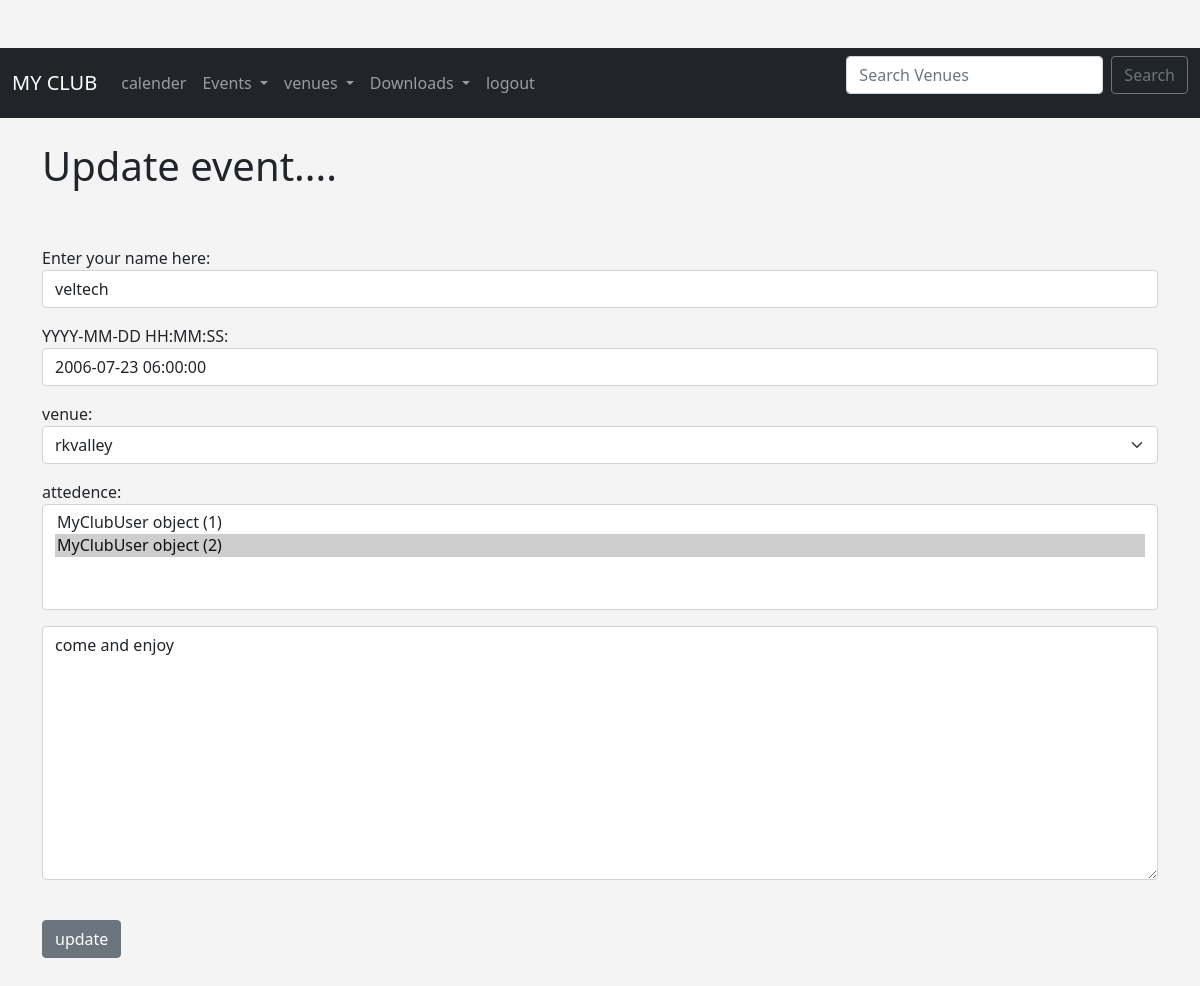
Page /update_event/6 (signed in) on the committed database.
### events/models.py (models this page shows, shortened)
class Event(models.Model):
	name=models.CharField('Event Name',max_length=120)
	eventdate=models.DateTimeField('Event Date')
	venue=models.ForeignKey(Venue,blank=True,null=True,on_delete=models.CASCADE)
	manager=models.ForeignKey(User,blank=True,null=True,on_delete=models.SET_NULL)
	description=models.TextField(blank=True)
	attedence=models.ManyToManyField( MyClubUser,blank=True,)

class Venue(models.Model):
	name=models.CharField('Venue Name',max_length=120)
	address=models.CharField(max_length=300)
	zipcode=models.CharField('zip code',max_length=15)
	phone=models.CharField('Contact phone',max_length=25,blank=True)
	web=models.URLField('Website Address',blank=True)
	emailaddress=models.EmailField('Email Address',blank=True)
	owner=models.IntegerField("Venue Owner",blank=False,default=1)#admin user no=2
	venueimage=models.ImageField(null=True,blank=True,upload_to="images/")
	def __str__(self):
		return self.name

### events/views.py (the view)
# urls.py: path('update_event/<event_id>',views.update_event,name="update-event"),
def update_event(request,event_id):
	event=Event.objects.get(pk=event_id)
	if request.user.is_superuser:
		form=EventFormAdmin(request.POST or None,instance=event)
	else:
		form=EventForm(request.POST or None,instance=event)
	if form.is_valid():
		form.save()
		return redirect('list-events')
	return render(request,"events/update_event.html",
		{'event':event,
		"form":form})

### events/forms.py
class EventForm(ModelForm):
	class Meta:
		model=Event
		fields=('name','eventdate','venue','attedence','description')
		labels={
			'name':'Enter your name here',
			"eventdate":'YYYY-MM-DD HH:MM:SS',
			"venue":'venue',
			"attedence":'attedence',
			"description":'',
		}
		widgets={
			'name':forms.TextInput(attrs={"class":"form-control",'placeholder':" eventname"}) , #form control is a boostrap thing
			"eventdate":forms.TextInput(attrs={'class':'form-control','placeholder':"date"}),
			"venue":forms.Select(attrs={'class':'form-select','placeholder':" venue"}),
			"attedence":forms.SelectMultiple(attrs={'class':'form-control','placeholder':" attedence"}),
			"description":forms.Textarea(attrs={'class':'form-control','placeholder':" description"}),
		}

### events/templates/events/update_event.html (shortened to what this page needs)
{% extends 'events/base.html' %}
{% block content %}
{% if user.is_authenticated %}
		{% if user == event.manager %}
		<h1>Update event....</h1>
		<br />
		<br />
		<form action="" method=POST>
			{{ form.as_p }}
			<br />
			<input type="submit" value="update" class="btn btn-secondary">
	{% endif %}
{% else %}
<h1> sorry you must be loggerd in to view this page</h1>
<a href="{% url 'login'  %}">Login here</a>
 {% endif %}
		{% endblock %}

### events/templates/events/base.html (style rules this page uses)
body { background: #f4f4f4; }

### rows in the picture
Event: name "veltech", eventdate "2006-07-23 06:00:00", venue "rkvalley", description "come and enjoy"
